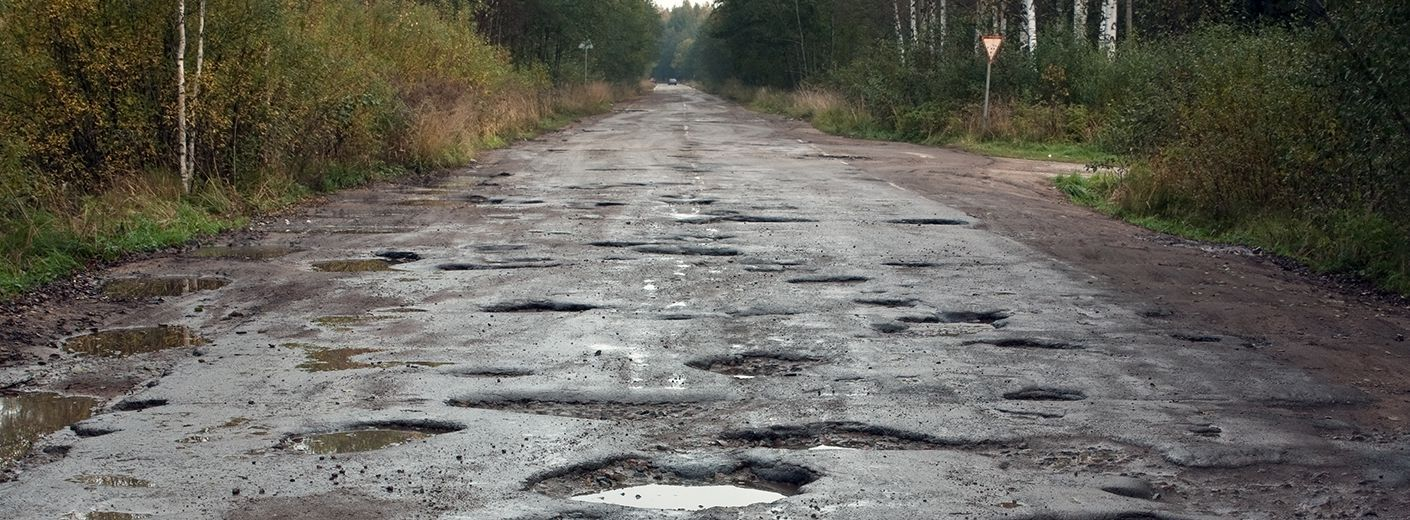
#> input picture potholes.jpg, 1410 x 520 px, given in place of test2.mp4, which was not available
$ python lane-change.py
#> lines starting #> are read from the running program, lines starting #| are printed output that depends on the picture; after the words box and inside, x2 and y2 are one past the last pixel; in counts of white or black regions, pixels touching at a corner belong together; pictures that were not available may be replaced by others from this repository, and a replacement may not be noted
#> further down, frame is the input picture: shape (520, 1410, 3); mean B, G, R 91.8, 99.5, 101.4
import cv2
import numpy as np
import matplotlib.pyplot as plt

def make_coordinates(image, line_parameters):
    slope, intercept = line_parameters
    y1 = image.shape[0]
    y2 = int(y1*(3/5))
    x1 = int((y1 - intercept)/slope)
    x2 = int((y2 - intercept)/slope)
    return np.array([x1, y1, x2, y2])

def average_slope_intercept(image, lines):
    left_fit = []
    right_fit = []
    for line in lines:
        x1, y1, x2, y2 = line.reshape(4)
        parameters = np.polyfit((x1, x2), (y1, y2), 1)
        slope = parameters[0]
        intercept = parameters[1]
        if slope<0:
            left_fit.append((slope, intercept))
        else:
            right_fit.append((slope, intercept))
    left_fit_average = np.average(left_fit, axis=0)
    right_fit_average = np.average(right_fit, axis=0)
    left_line = make_coordinates(image, left_fit_average)
    right_line = make_coordinates(image, right_fit_average)
    return np.array([left_line, right_line])

def canny_img(image):
    gray = cv2.cvtColor(image, cv2.COLOR_RGB2GRAY)
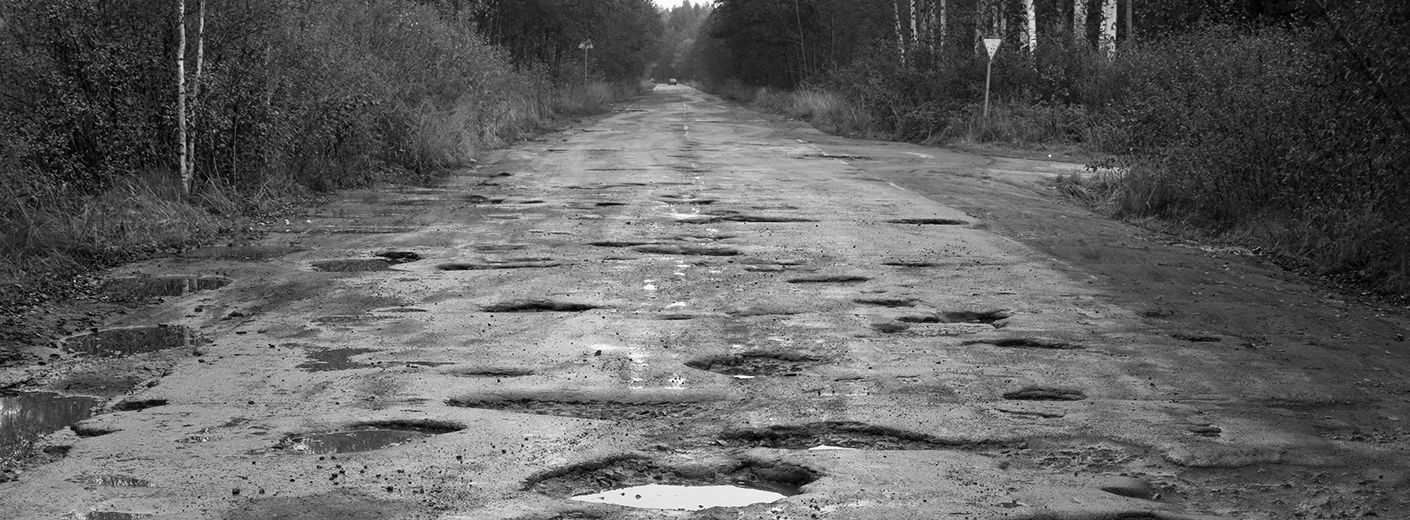
#> gray: shape (520, 1410); min 0, max 255, mean 97.4
    blur = cv2.GaussianBlur(gray, (5, 5), 0)
    canny = cv2.Canny(blur, 50, 150)
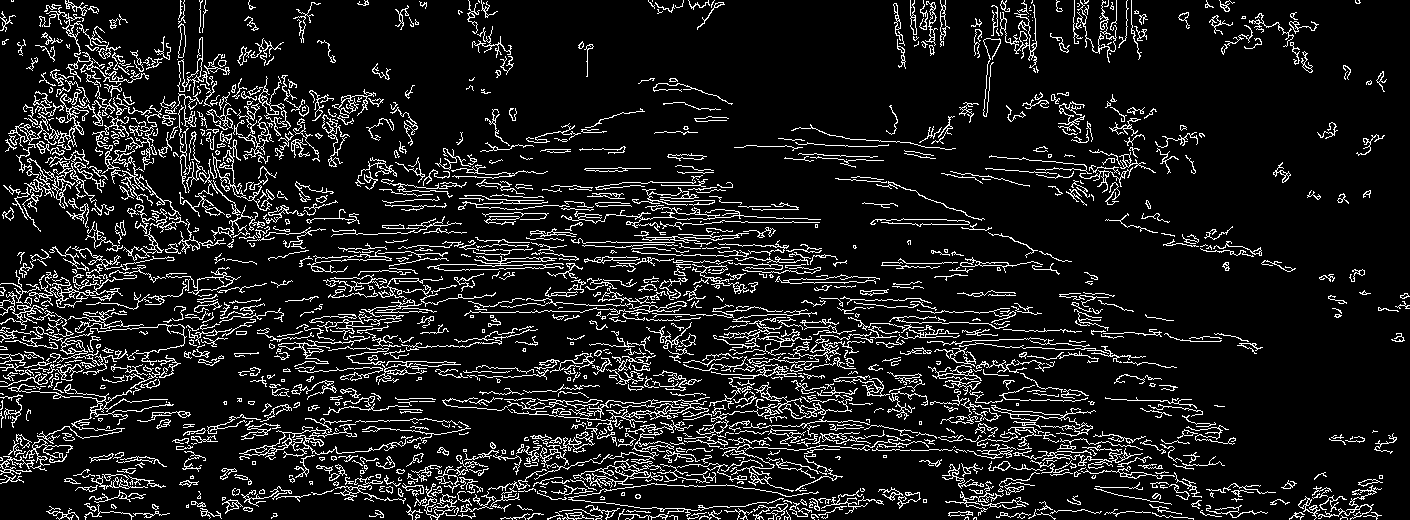
#> canny: shape (520, 1410); 11.2% white in thin lines or dots
    return canny

def display_line(image, lines):
    line_image = np.zeros_like(image)
    if lines is not None:
        for x1, y1, x2, y2 in lines:
            cv2.line(line_image, (x1, y1),  (x2, y2), (255, 0, 0), 10)
    return line_image

def region_of_interest(image):
    height = image.shape[0]
#> height = 520
    polygons = np.array([[(200, height), (1100, height), (550, 250)]])
#> polygons = [[200, 520], [1100, 520], [550, 250]]
    mask = np.zeros_like(image)
    cv2.fillPoly(mask, polygons, 255)
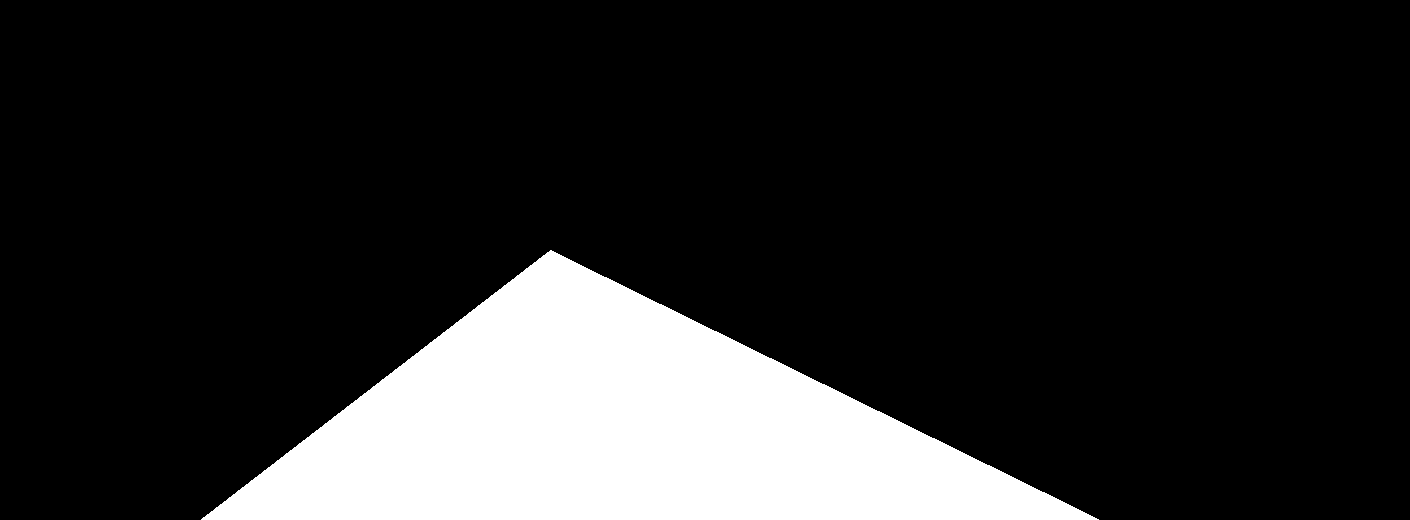
#> mask: shape (520, 1410); 16.6% white; 1 white region, box (x1, y1, x2, y2) and area: (201, 250, 1099, 520) 121545
    masked_image = cv2.bitwise_and(image, mask)
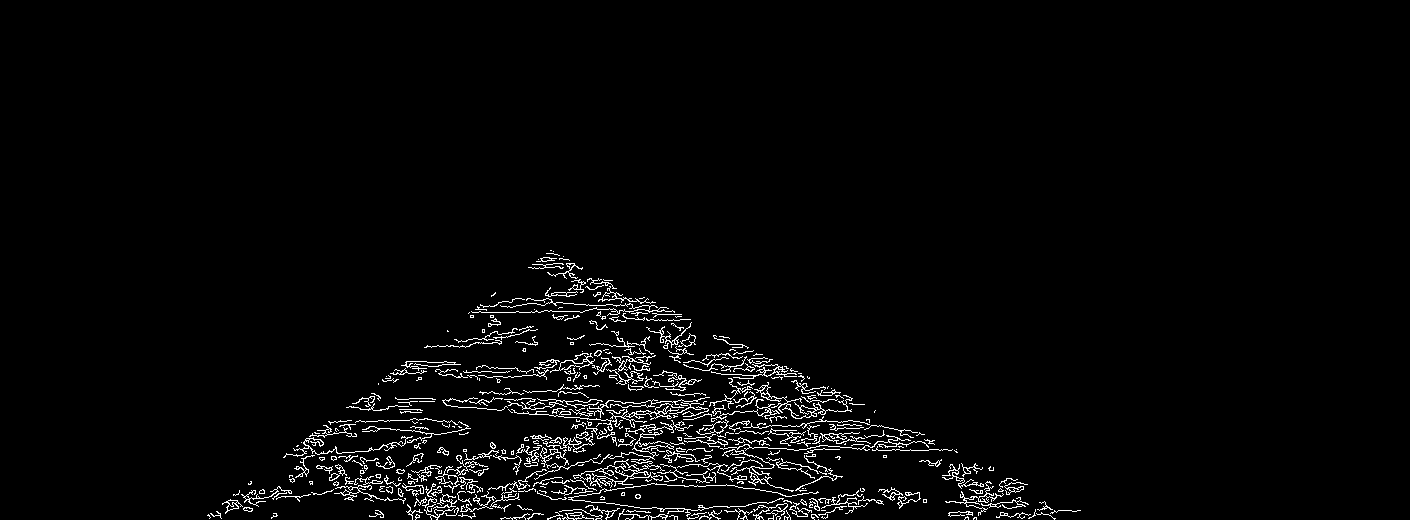
#> masked_image: shape (520, 1410); 2.7% white in thin lines or dots, all inside (x1, y1, x2, y2) = (207, 250, 1081, 520)
    return masked_image

def read_image():
    image = cv2.imread("C:/Users/Sanket/AppData/Local/Programs/Python/Python36/projects/lane-change/test_image.jpg")
    lane_image = np.copy(image) #make copy
    canny_image = canny_img(lane_image)
    cropped_image = region_of_interest(canny_image)
    lines = cv2.HoughLinesP(cropped_image, 2, np.pi/180, 100, np.array([]), minLineLength = 40, maxLineGap = 5)
    averaged_lines = average_slope_intercept(lane_image, lines)
    line_image = display_line(lane_image, averaged_lines)
    combo_image = cv2.addWeighted(lane_image, 0.8, line_image, 1, 1)
#print(image)
    cv2.imshow("result", combo_image)
    cv2.waitKey(0)

cap = cv2.VideoCapture("C:/Users/Sanket/AppData/Local/Programs/Python/Python36/projects/lane-change/test2.mp4")
while(cap.isOpened()):
    _, frame = cap.read()
    canny_image = canny_img(frame)
    cropped_image = region_of_interest(canny_image)
    lines = cv2.HoughLinesP(cropped_image, 2, np.pi/180, 100, np.array([]), minLineLength = 40, maxLineGap = 5)
#> lines = 29 rows, first 6: [417, 500, 479, 500], [950, 468, 993, 468], [633, 516, 677, 516], [366, 483, 414, 483], [562, 480, 604, 480], [785, 439, 829, 439]
    averaged_lines = average_slope_intercept(frame, lines)
#> the loop in average_slope_intercept, `for line in lines:` made 29 passes
#> (x1, y1, x2, y2, slope, intercept) on passes 1 to 12: (417, 500, 479, 500, 1.69e-15, 500), (950, 468, 993, 468, -3.11e-15, 468), (633, 516, 677, 516, -2.06e-15, 516), (366, 483, 414, 483, -3.13e-15, 483), (562, 480, 604, 480, -2.4e-15, 480), (785, 439, 829, 439, -1.57e-15, 439), (640, 508, 684, 508, -1.21e-15, 508), (536, 411, 579, 411, -7.88e-16, 411), (634, 472, 687, 472, -1.03e-15, 472), (537, 445, 578, 437, -0.195, 549.8), (518, 452, 565, 452, -8.31e-16, 452), (416, 501, 478, 501, 3.06e-16, 501)
#> after the loop in average_slope_intercept, `for line in lines:`: left_fit = 19 items, first 6: (-3.11e-15, 468), (-2.06e-15, 516), (-3.13e-15, 483), (-2.4e-15, 480), (-1.57e-15, 439), (-1.21e-15, 508); right_fit = [(1.69e-15, 500), (3.06e-16, 501), (0.0213, 490.9), (0.0877, 365.6), (1.12e-15, 469), (0.195, 308.3), (0.075, 366.5), (0.477, -0.159), (0.475, 20.15), (0.478, 1.74)]
#> in average_slope_intercept, `left_fit_average = np.average(left_fit, axis=0)`: left_fit_average = [-0.0167, 465.1]
#> in average_slope_intercept, `right_fit_average = np.average(right_fit, axis=0)`: right_fit_average = [0.181, 302.3]
#> in make_coordinates, `slope, intercept = line_parameters`: slope = -0.0167; intercept = 465.1
#> in make_coordinates, `x1 = int((y1 - intercept)/slope)`: x1 = -3291
#> in make_coordinates, `x2 = int((y2 - intercept)/slope)`: x2 = 9169
#> in average_slope_intercept, `left_line = make_coordinates(image, left_fit_average)`: left_line = [-3291, 520, 9169, 312]
#> in average_slope_intercept, `right_line = make_coordinates(image, right_fit_average)`: right_line = [1202, 520, 53, 312]
#> averaged_lines = [[-3291, 520, 9169, 312], [1202, 520, 53, 312]]
    line_image = display_line(frame, averaged_lines)
#> the loop in display_line, `for x1, y1, x2, y2 in lines:` made 2 passes
#> after the loop in display_line, `for x1, y1, x2, y2 in lines:`:
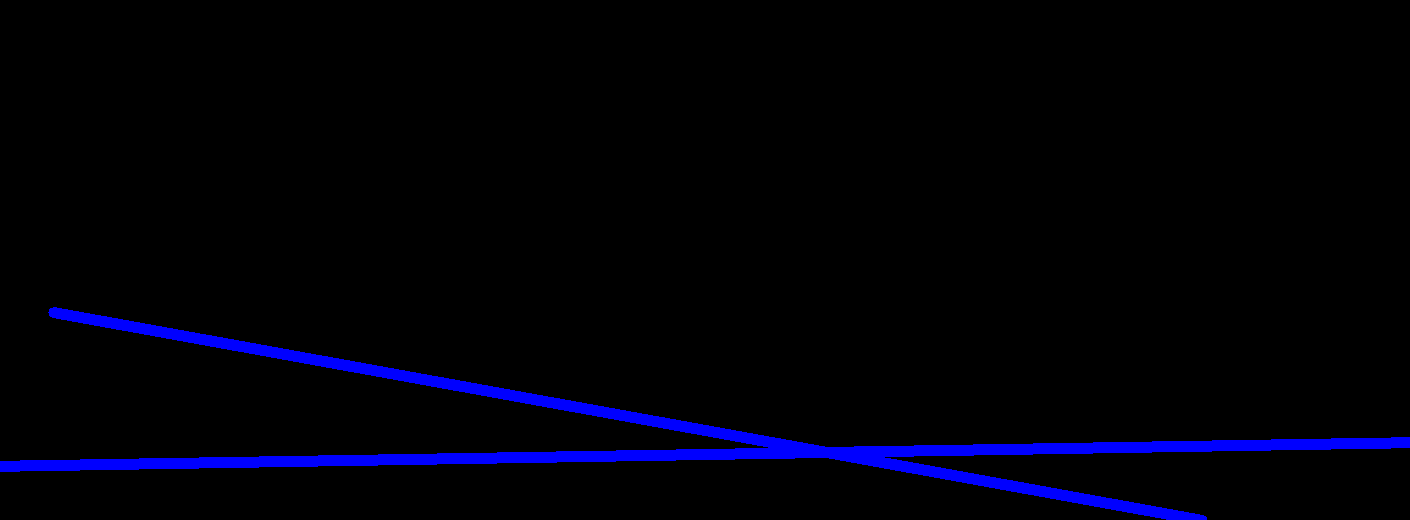
#> line_image: shape (520, 1410, 3); mean of channels 0, 1, 2 9.6, 0, 0; drawn as B, G, R
    combo_image = cv2.addWeighted(frame, 0.8, line_image, 1, 1)
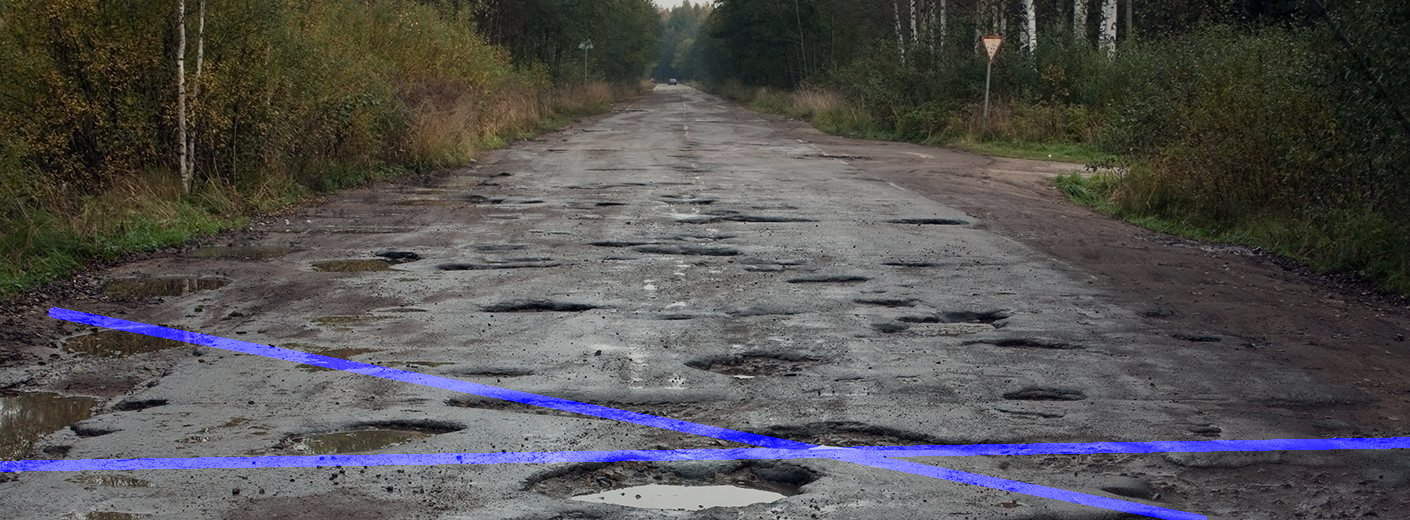
#> combo_image: shape (520, 1410, 3); mean B, G, R 80.4, 80.6, 82.2
    cv2.imshow('result', combo_image)
    if cv2.waitKey(1) & 0xFF == ord('q'):
#> (key q is pressed here)
        break

cap.release()
cv2.destroyAllWindows()
